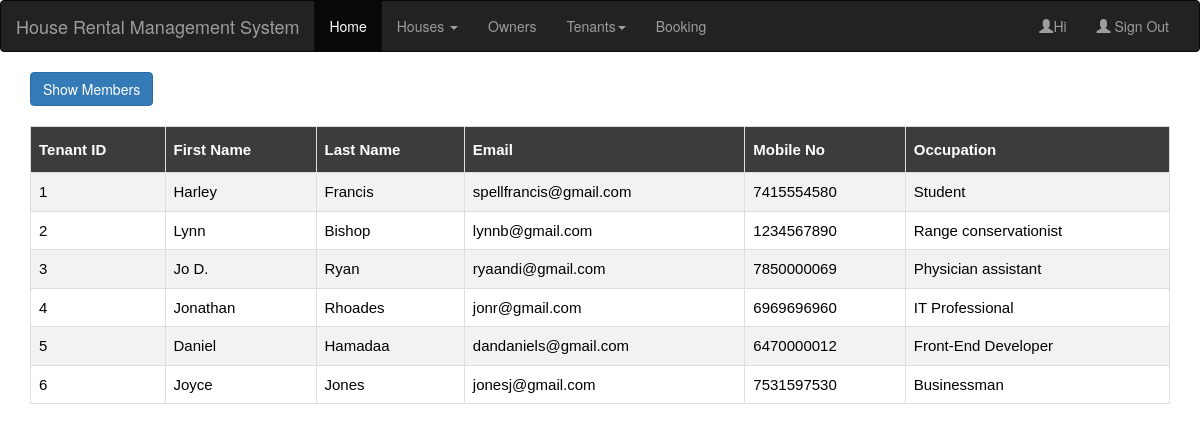
Screenshot of /tenant.php with the database file from the repository.
### tables this page shows
CREATE TABLE IF NOT EXISTS `tenant` (
`tenant_id` varchar(20) DEFAULT NULL,
  `fname` varchar(20) DEFAULT NULL,
  `lname` varchar(20) DEFAULT NULL,
  `email` varchar(50) DEFAULT NULL,
  `password` varchar(30) DEFAULT NULL,
  `mobile_no` bigint(20) DEFAULT NULL,
  `occupation` varchar(50) DEFAULT NULL
);

### tenant.php (the view, shortened to what this page needs)
<!DOCTYPE html>
<html lang="en">
<head>
   <link rel="stylesheet" type="text/css" href="table.css">
  <link rel="stylesheet" href="https://maxcdn.bootstrapcdn.com/bootstrap/3.4.0/css/bootstrap.min.css">
</head>
<body>
<nav class="navbar navbar-inverse">
  <div class="container-fluid">
    <div class="navbar-header">
      <a class="navbar-brand" href="#">House Rental Management System</a>
    </div>
    <div class="collapse navbar-collapse" id="myNavbar">
      <ul class="nav navbar-nav">
        <li class="active"><a href="home.php">Home</a></li>
        <li class="dropdown">
          <a class="dropdown-toggle" data-toggle="dropdown" href="#">Houses <span class="caret"></span></a>
        </li>
        <li><a href="owner.php">Owners</a></li>
        <li class="dropdown">
          <a class="dropdown-toggle" data-toggle="dropdown" href="#">Tenants<span class="caret"></span></a>
          </li>
        <li><a href="booking.php">Booking</a></li>
      </ul>
      <ul class="nav navbar-nav navbar-right">
         <li><a href="#"><span class="glyphicon glyphicon-user"></span>Hi <?php session_start();echo $_SESSION['uname'];?></a>
         </li>
        <li><a href="index.html"><span class="glyphicon glyphicon-user"></span> Sign Out</a></li>
      </ul>
    </div>
  </div>
</nav>
<div class="container">
  <a href="tenant2.php" class='btn btn-primary'>Show Members</a>
  <table border="1" id="customers">
    <br><br>
    <tr>
      <th>Tenant ID</th>
      <th>First Name</th>
      <th>Last Name</th>
      <th>Email</th>
      <th>Mobile No</th>
      <th>Occupation</th>
    </tr>
<?php
include("connection.php");
$query="select * from tenant";
$data=mysqli_query($conn,$query);
while($result=mysqli_fetch_assoc($data))
{
 echo "<tr><td>".$result['tenant_id']."</td><td>".$result['fname']."</td><td>".$result['lname']."</td><td>".$result['email']."</td><td>".$result['mobile_no']."</td><td>".$result['occupation']."</td></tr>";
}
echo "</table>";
?>
</div>
</body>
</html>

### table.css (style rules this page uses)
table { width:100%; color: black; font-family: monospace; font-size: 15px; text-align: left; border-color: black; border-style: solid; }
#customers { font-family: "Trebuchet MS", Arial, Helvetica, sans-serif; border-collapse: collapse; width: 100%; }
#customers td, #customers th { border: 1px solid #ddd; padding: 8px; }
#customers tr:nth-child(even) { background-color: #f2f2f2; }
#customers th { padding-top: 12px; padding-bottom: 12px; text-align: left; background-color: #3c3c3c; color: white; }

### rows the page displays
tenant: tenant_id "1", fname "Harley", lname "Francis", email "spellfrancis@gmail.com", mobile_no "7415554580", occupation "Student"
tenant: tenant_id "2", fname "Lynn", lname "Bishop", email "lynnb@gmail.com", mobile_no "1234567890", occupation "Range conservationist"
tenant: tenant_id "3", fname "Jo D.", lname "Ryan", email "ryaandi@gmail.com", mobile_no "7850000069", occupation "Physician assistant"
tenant: tenant_id "4", fname "Jonathan", lname "Rhoades", email "jonr@gmail.com", mobile_no "6969696960", occupation "IT Professional"
tenant: tenant_id "5", fname "Daniel", lname "Hamadaa", email "dandaniels@gmail.com", mobile_no "6470000012", occupation "Front-End Developer"
tenant: tenant_id "6", fname "Joyce", lname "Jones", email "jonesj@gmail.com", mobile_no "7531597530", occupation "Businessman"
